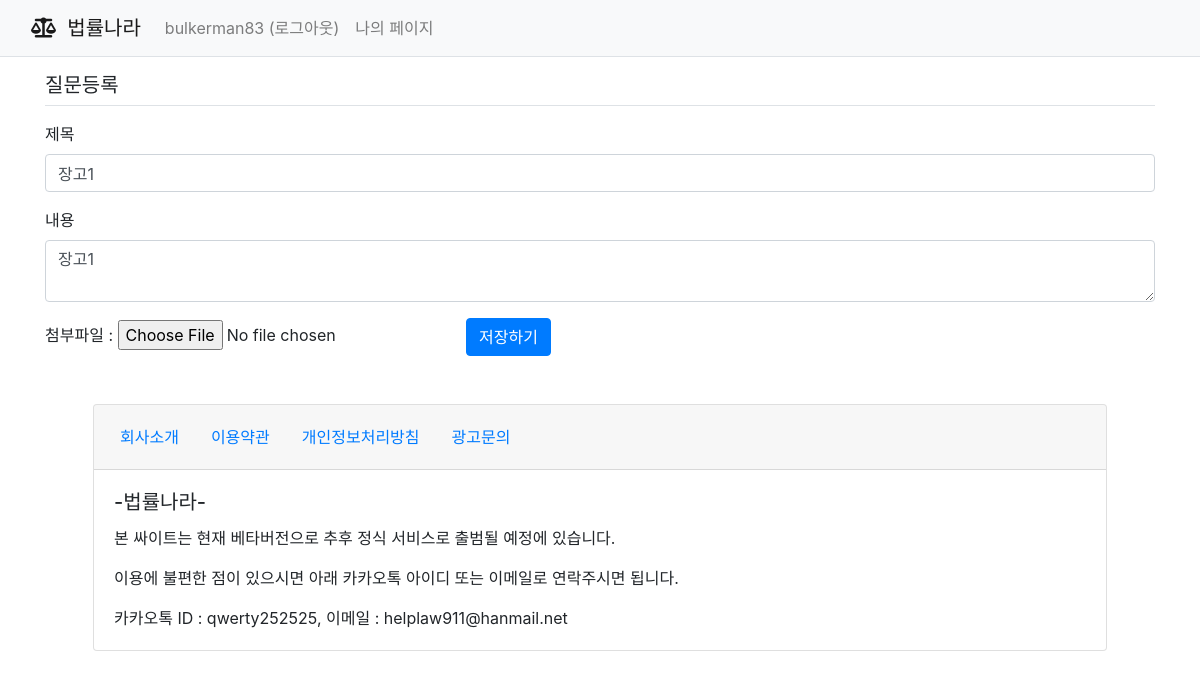
/pybo/question/modify/1/ (signed in), run on the app's committed database.
### common/models.py (models this page shows)
class User(AbstractUser):
	short_description = models.TextField("소개글", blank=True)
	verification_code = models.CharField(max_length=6, blank=True, null=True)
	is_verified = models.BooleanField(default=False)

### pybo/models.py (models this page shows, shortened)
class Question(models.Model):
    author = models.ForeignKey(User, on_delete=models.CASCADE, related_name='author_question')
    subject = models.CharField(max_length=200)
    content = content = RichTextField()
    create_date = models.DateTimeField()
    modify_date = models.DateTimeField(null=True, blank=True)
    voter = models.ManyToManyField(User, related_name='voter_question')
    file_upload = models.FileField(upload_to='files/%Y/%m/%d/', null=True, blank=True)

### pybo/views/question_views.py (the view)
@login_required(login_url='common:login')
def question_modify(request, question_id):
    question = get_object_or_404(Question, pk=question_id)
    if request.user != question.author:
        messages.error(request, '수정권한이 없습니다')
        return redirect('pybo:detail', question_id=question.id)
    if request.method == "POST":
        form = QuestionForm(request.POST, instance=question)
        if form.is_valid():
            question = form.save(commit=False)
            question.modify_date = timezone.now()  # 수정일시 저장
            question.save()
            return redirect('pybo:detail', question_id=question.id)
    else:
        form = QuestionForm(instance=question)
    context = {'form': form}
    return render(request, 'pybo/question_form.html', context)

### pybo/forms.py
class QuestionForm(forms.ModelForm):
    content = forms.CharField(
        label_suffix='',label='',
        widget=CKEditorWidget(
            attrs={
                'class':'form-control',
                'style':'width:100%; height:250%;',
            }
        )
    )
    class Meta:
        model = Question  # 사용할 모델
        fields = ['subject', 'content','file_upload']  # QuestionForm에서 사용할 Question 모델의 속성
        labels = {
            'subject': '제목',
            'content': '내용',
            'file_upload':'첨부파일',
        }

### templates/pybo/question_form.html (shortened to what this page needs)
{% extends 'base.html' %}
{% block content %}
<div class="container">
    <h5 class="my-3 border-bottom pb-2">질문등록</h5>
    <form method="post" enctype="multipart/form-data">
        <div class="mb-3">
            <label for="subject" class="form-label">제목</label>
            <input type="text" class="form-control" name="subject" id="subject"
                   value="{{ form.subject.value|default_if_none:'' }}">
        </div>
        <div class="mb-3">
            <label for="content" class="form-label">내용</label>
            <textarea class="form-control" name="content"
                      id="content">{{ form.content.value|default_if_none:'' }}</textarea>
        </div>
        <div class="mb-3">
            <label for="content" class="form-label">첨부파일 :</label>
            <input type="file" name="file">
        <button type="submit" class="btn btn-primary">저장하기</button>
    </form>
</div>
{% endblock %}

### templates/navbar.html (shortened to what this page needs)
<nav class="navbar navbar-expand-lg navbar-light bg-light border-bottom">
    <div class="container-fluid">
        <a class="navbar-brand" href="{% url 'pybo:index' %}"><i class="fa-solid fa-scale-balanced"></i>&nbsp 법률나라</a>
        <div class="collapse navbar-collapse" id="navbarSupportedContent">
            <ul class="navbar-nav me-auto mb-2 mb-lg-0">
                <li class="nav-item">
                    {% if user.is_authenticated %}
                    <a class="nav-link" href="{% url 'common:logout' %}">{{ user.username }} (로그아웃)</a>
                    {% else %}
                    <a href="{% url 'common:login' %}" role="button" class="btn btn-lg btn btn-primary">로그인</a>
                    <a class="nav-link" href="{% url 'common:find_username' %}">아이디 찾기</a>
                    <a class="nav-link" href="{% url 'reset_password' %}">비밀번호 찾기</a>
                    {% endif %}
                </li>
                <li>
                    {% if user.is_authenticated %}
                    <a class="nav-link" href="{% url 'common:mypage' %}">나의 페이지</a>
                    {% endif %}
                </li>
            </ul>
        </div>
    </div>
</nav>

### data on the page
User: username "bulkerman83"
Question: subject "장고1", content "장고1"
